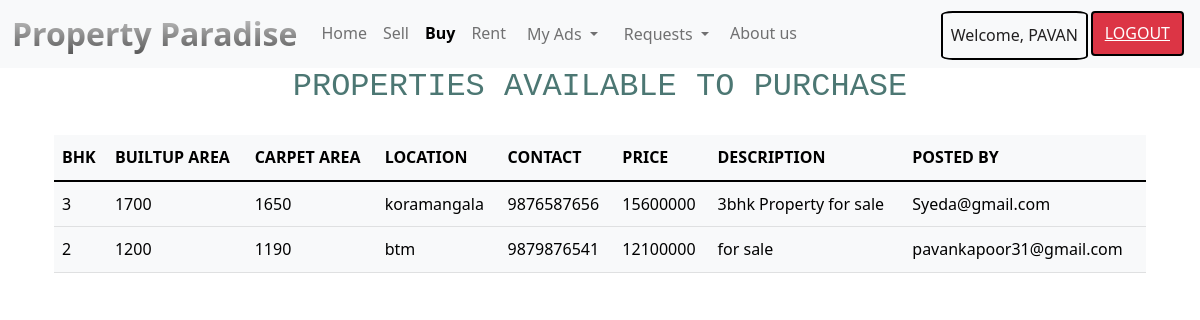
Screenshot of /buy.php (signed in) with the database file from the repository.
### tables this page shows
CREATE TABLE `user_details` (
  `fname` text NOT NULL,
  `lname` text NOT NULL,
  `username` varchar(50) NOT NULL,
  `usertype` varchar(10) NOT NULL
);

CREATE TABLE `sell` (
  `BHK` int(1) NOT NULL DEFAULT 1,
  `BUA` varchar(20) NOT NULL,
  `CA` varchar(20) NOT NULL,
  `LOC` varchar(100) NOT NULL,
  `NUMB` bigint(10) NOT NULL,
  `PRICE` bigint(13) NOT NULL,
  `P_DESC` varchar(150) NOT NULL,
  `username` varchar(50) NOT NULL,
  `id` int(11) NOT NULL
);

### buy.php (the view, shortened to what this page needs)
<!doctype html>
<html lang="en">
<head>
    <link href="https://cdn.jsdelivr.net/npm/bootstrap@5.1.3/dist/css/bootstrap.min.css" rel="stylesheet">
    <link rel="stylesheet" href="style.css">
</head>
<body>
    <?php include'loggedHeader.php';?>
    <div class="container">
        <h2 class="heading-2 center mtop-10"> PROPERTIES AVAILABLE TO PURCHASE </h2>
        <center>
            <div class="container">
                <table class="table table-light">
                    <thead>
                        <tr>
                            <th scope="col">BHK</th>
                            <th scope="col">BUILTUP AREA</th>
                            <th scope="col">CARPET AREA</th>
                            <th scope="col">LOCATION</th>
                            <th scope="col">CONTACT</th>
                            <th scope="col">PRICE</th>
                            <th scope="col">DESCRIPTION</th>
                            <th scope="col">POSTED BY</th>
                        </tr>
                        <br>
                    </thead>
                    <tbody>
                        <?php
                       $sql = "SELECT * FROM sell";
                       $result = $conn->query($sql);
                        if ($result->num_rows > 0) {
                            while($row = $result->fetch_assoc()) {
                                echo "<tr>" . "<td>" . $row["BHK"] . "</td>" . "<td>" . $row["BUA"] . "</td>" . "<td> " . $row["CA"] . "</td>" . "<td>" . $row["LOC"] . "</td>" . "<td>" . $row["NUMB"] . "</td><td>" . $row["PRICE"] . "</td>" . "<td>" . $row["P_DESC"] .  "</td>" . "<td>" . $row["username"] . "</td>" . "</tr>" ;
                            }
                        } else {
                            echo " NO PROPERTIES AVAILABLE";
                        }
                        ?>
                    </tbody>
                </table>
            </div>
        </center>
    </div>
</body>
</html>

### loggedHeader.php (shortened to what this page needs)
<nav class="navbar navbar-expand-lg navbar-light bg-light">
     <div class="container-fluid ">
         <a class="navbar-brand brand-name " href="welcome.php">
             Property Paradise
         </a>
         <div class="collapse navbar-collapse" id="navbarNavDropdown">
             <ul class="navbar-nav">
                 <li class="nav-item">
                     <a class="nav-link nav-hover welcome" aria-current="page " href="welcome.php">Home</a>
                 </li>
                 <li class="nav-item">
                     <a class="nav-link nav-hover sell" href="sell.php">Sell</a>
                 </li>
                 <li class="nav-item">
                     <a class="nav-link nav-hover buy" href="buy.php">Buy</a>
                 </li>
                 <li class="nav-item">
                     <a class="nav-link nav-hover rent" href="rent.php">Rent</a>
                 </li>
                 <li class="nav-item">
                     <div class="dropdown nav-drop ">
                         <button class="btn nav-color dropdown-toggle myAd" type="button" id="dropdownMenuButton" data-toggle="dropdown" aria-haspopup="true" aria-expanded="false">
                             My Ads
                         </button>
                     </div>
                 </li>
                 <li class="nav-item">
                     <div class="dropdown nav-drop ">
                         <button class="btn nav-color dropdown-toggle reqP" type="button" id="dropdownMenuButton" data-toggle="dropdown" aria-haspopup="true" aria-expanded="false">
                           Requests
                         </button>
                     </div>
                 </li>
                 <li class="nav-item">
                     <a class="nav-link nav-hover about" href="acc.php">About us</a>
                 </li>
                 <li>
                     <button type="button" class="btn btn-danger right-btn">
                         <a href="logout.php" style="color:white;"> LOGOUT </a>
                     </button>
                 </li>
                 <li class="">
                     <a class="nav-link right-btn-2 nav-item-dark" href=""> Welcome,
                         <?php
                         include 'getusername.php';
                         ?>
                     </a>
                 </li>
             </ul>
         </div>
     </div>
 </nav>

### getusername.php
<?php
require 'connection.php';
$id= $_SESSION['username'];
$sql = "SELECT * FROM user_details WHERE username='$id'";
$result = $conn->query($sql);
while ($row = $result->fetch_assoc())
$fname=$row["fname"];
echo"$fname";
?>

### style.css (style rules this page uses)
* { margin: 0; padding: 0; line-height: 1.8; }
html, body { margin: 0; height: 100%; }
.nav-item-dark { color: #222021 !important; }
.brand-name { font-size: 2rem; background: -webkit-linear-gradient(#eee, #333); -webkit-background-clip: text; -webkit-text-fill-color: transparent; font-weight: bolder; }
.nav-drop { margin-top: 4px; }
.nav-color { color: #0000008c !important; }
.center { text-align: center; }
.heading-2 { width: fit-content; margin: auto; margin-top: 1rem; color: rgb(76, 119, 115); font-family: monospace; }
.right-btn { position: absolute; right: 1rem; height: fit-content; border: 2px solid black; }
.right-btn-2 { position: absolute; right: 7rem; height: fit-content; color: black; border: 2px solid black; border-radius: 8%; }
.center { width: fit-content; margin: auto; }
.navbar { padding-top: 0; padding-bottom: 0; }
.active { font-weight: bold; color: black !important; }

### rows the page displays
user_details: fname "PAVAN"
sell: BHK "3", BUA "1700", CA "1650", LOC "koramangala", NUMB "9876587656", PRICE "15600000", P_DESC "3bhk Property for sale", username "Syeda@gmail.com"
sell: BHK "2", BUA "1200", CA "1190", LOC "btm", NUMB "9879876541", PRICE "12100000", P_DESC "for sale", username "pavankapoor31@gmail.com"
